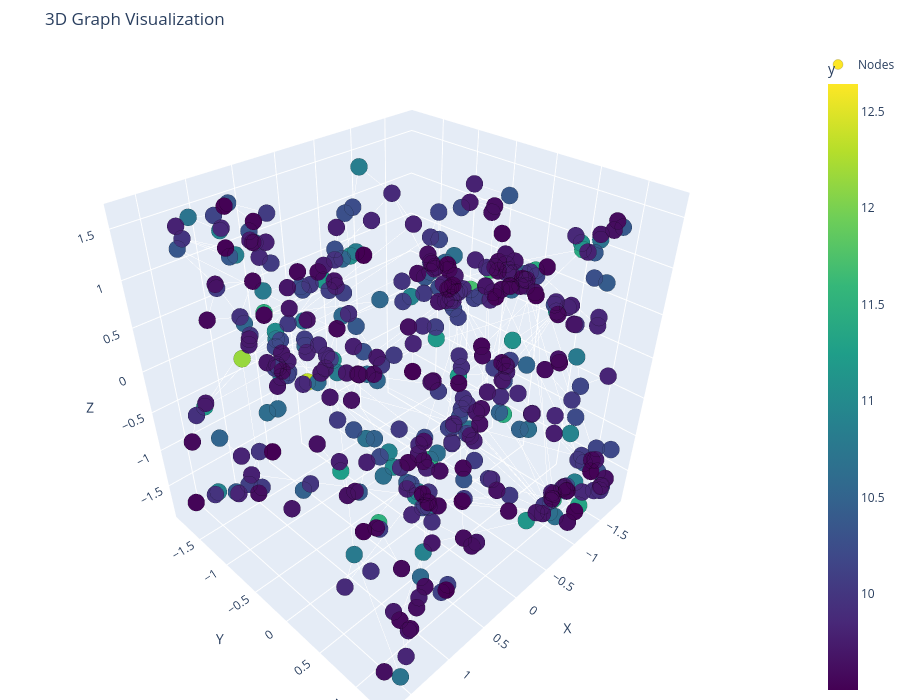

The cell this chart's notebook holds for it:
### Code cell
plot_3d_graph(G_ws)

### Figure 1 — Plotly figure (JSON) as saved in the notebook; plotly's stock layout.template omitted (floating-point values rounded to 4 significant figures; data arrays with more than 128 entries replaced by an {"elided": "..."} marker saying what was removed)
{"data": [{"hoverinfo": "skip", "line": {"color": "rgba(125, 125, 125, 0.05)", "width": 1}, "mode": "lines", "showlegend": false, "type": "scatter3d", "x": {"elided": "1839 float values"}, "y": {"elided": "1839 float values"}, "z": {"elided": "1839 float values"}}, {"hovertemplate": "%{text}<extra></extra>", "marker": {"color": {"elided": "406 float values"}, "colorbar": {"title": {"text": "y"}}, "colorscale": [[0, "#440154"], [0.1111, "#482878"], [0.2222, "#3e4989"], [0.3333, "#31688e"], [0.4444, "#26828e"], [0.5556, "#1f9e89"], [0.6667, "#35b779"], [0.7778, "#6ece58"], [0.8889, "#b5de2b"], [1, "#fde725"]], "line": {"color": "rgba(0, 0, 0, 0.3)", "width": 0.5}, "showscale": true, "size": 10}, "mode": "markers", "name": "Nodes", "text": {"elided": "406 str values"}, "type": "scatter3d", "x": {"elided": "406 float values"}, "y": {"elided": "406 float values"}, "z": {"elided": "406 float values"}}], "layout": {"height": 700, "margin": {"b": 0, "l": 0, "r": 0, "t": 50}, "scene": {"aspectmode": "data", "xaxis": {"title": {"text": "X"}}, "yaxis": {"title": {"text": "Y"}}, "zaxis": {"title": {"text": "Z"}}}, "title": {"text": "3D Graph Visualization"}, "width": 900}}
